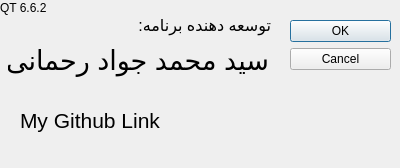
<?xml version="1.0" encoding="UTF-8"?>
<ui version="4.0">
 <class>AboutMe</class>
 <widget class="QDialog" name="AboutMe">
  <property name="geometry">
   <rect>
    <x>0</x>
    <y>0</y>
    <width>400</width>
    <height>168</height>
   </rect>
  </property>
  <property name="windowTitle">
   <string>درباره من</string>
  </property>
  <widget class="QDialogButtonBox" name="buttonBox">
   <property name="geometry">
    <rect>
     <x>290</x>
     <y>20</y>
     <width>101</width>
     <height>61</height>
    </rect>
   </property>
   <property name="orientation">
    <enum>Qt::Orientation::Vertical</enum>
   </property>
   <property name="standardButtons">
    <set>QDialogButtonBox::StandardButton::Cancel|QDialogButtonBox::StandardButton::Ok</set>
   </property>
  </widget>
  <widget class="QLabel" name="Title">
   <property name="geometry">
    <rect>
     <x>110</x>
     <y>10</y>
     <width>161</width>
     <height>31</height>
    </rect>
   </property>
   <property name="font">
    <font>
     <pointsize>12</pointsize>
    </font>
   </property>
   <property name="text">
    <string>توسعه دهنده برنامه:</string>
   </property>
  </widget>
  <widget class="QLabel" name="DevName">
   <property name="geometry">
    <rect>
     <x>8</x>
     <y>40</y>
     <width>261</width>
     <height>41</height>
    </rect>
   </property>
   <property name="font">
    <font>
     <pointsize>20</pointsize>
    </font>
   </property>
   <property name="text">
    <string>سید محمد جواد رحمانی</string>
   </property>
  </widget>
  <widget class="QLabel" name="GitLink">
   <property name="geometry">
    <rect>
     <x>20</x>
     <y>90</y>
     <width>371</width>
     <height>61</height>
    </rect>
   </property>
   <property name="font">
    <font>
     <pointsize>16</pointsize>
    </font>
   </property>
   <property name="text">
    <string>My Github Link</string>
   </property>
  </widget>
  <widget class="QLabel" name="label">
   <property name="geometry">
    <rect>
     <x>0</x>
     <y>0</y>
     <width>49</width>
     <height>16</height>
    </rect>
   </property>
   <property name="text">
    <string>QT 6.6.2</string>
   </property>
  </widget>
 </widget>
 <resources/>
 <connections>
  <connection>
   <sender>buttonBox</sender>
   <signal>accepted()</signal>
   <receiver>AboutMe</receiver>
   <slot>accept()</slot>
   <hints>
    <hint type="sourcelabel">
     <x>248</x>
     <y>254</y>
    </hint>
    <hint type="destinationlabel">
     <x>157</x>
     <y>274</y>
    </hint>
   </hints>
  </connection>
  <connection>
   <sender>buttonBox</sender>
   <signal>rejected()</signal>
   <receiver>AboutMe</receiver>
   <slot>reject()</slot>
   <hints>
    <hint type="sourcelabel">
     <x>316</x>
     <y>260</y>
    </hint>
    <hint type="destinationlabel">
     <x>286</x>
     <y>274</y>
    </hint>
   </hints>
  </connection>
 </connections>
</ui>
